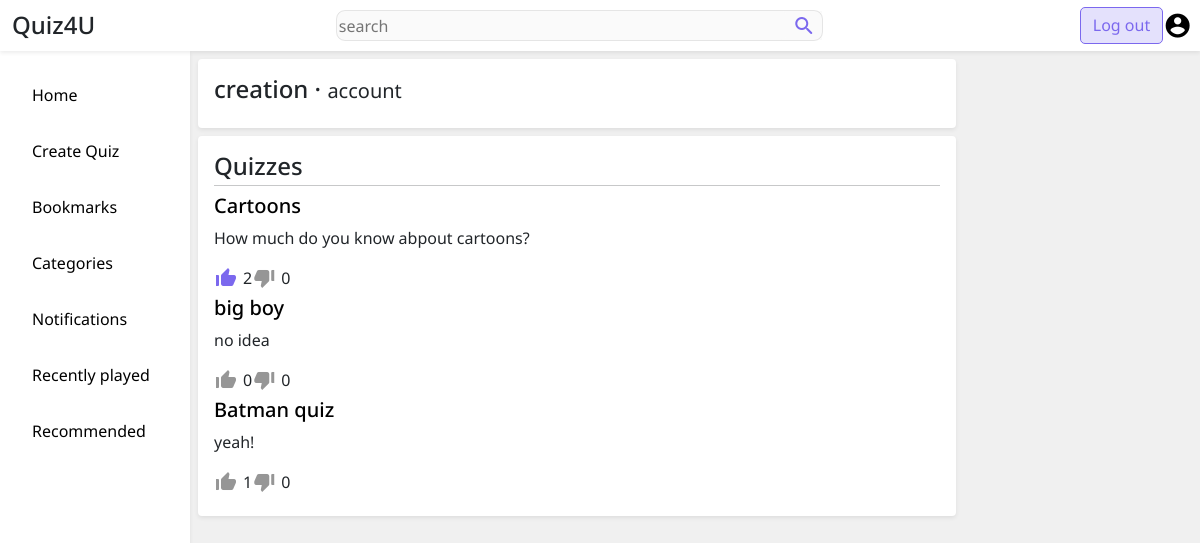
The page /profiles/creation/ (signed in) on the database its author committed.
### accounts/models.py (models this page shows, shortened)
class CustomUser(AbstractBaseUser, PermissionsMixin):
	email = models.EmailField(_('Email Address'), unique=True)
	username = models.CharField(_('Username'), unique=True, max_length=30, blank=True)
	is_staff = models.BooleanField(default=False)
	is_active = models.BooleanField(default=True)
	has_activated_account = models.BooleanField(default=False)
	following = models.ManyToManyField('accounts.CustomUser', related_name="followers")
	bookmarks = models.ManyToManyField(Quiz, related_name="bookmarked_by")
	drafts = models.ManyToManyField(Quiz, related_name="saved_as_draft_by")
	USERNAME_FIELD = 'email'
	objects = CustomUserManager()

### pages/models.py (models this page shows, shortened)
class Quiz(models.Model):
	author = models.ForeignKey('accounts.CustomUser', on_delete=models.CASCADE, related_name='quizzes')
	quiz_title = models.CharField(max_length=250)
	description = models.CharField(max_length=250, blank=True, default="")
	slug_id = models.CharField(max_length=10)
	is_a_draft = models.BooleanField(default=False)
	no_of_times_played = models.IntegerField(default=0)
	likes = models.ManyToManyField('accounts.CustomUser', blank=True, related_name="liked_posts")
	dislikes = models.ManyToManyField('accounts.CustomUser', blank=True, related_name="disliked_posts")

### accounts/views.py (the view)
# urls.py: path('profiles/<str:username>/', get_userprofile, name='userprofile'),
def get_userprofile(request, username):
	if request.method == 'GET':
		try:
			profile_owner = CustomUser.objects.get(username=username)
			if profile_owner == request.user:
				return render(request, 'profile.html', {"profile_owner": profile_owner, "user_owns_profile": True})
			else:
				return render(request, 'profile.html', {"profile_owner": profile_owner, "user_owns_profile": False})
		except CustomUser.DoesNotExist:
			raise Http404()
	else:
		raise Http404()

### templates/profile.html (shortened to what this page needs)
{% extends 'base.html' %}
{% load static %}
{% block head_tags %}
	<link rel="stylesheet" type="text/css" href="{% static 'css/base.css' %}">
	<link rel="stylesheet" type="text/css" href="{% static 'css/profile.css' %}">
{% endblock head_tags %}
{% block menu_content %}
	<a href="{% url 'home' %}" class="d-block p-3">Home</a>
	{% if user.has_activated_account %}
		<a href="{% url 'create_quiz' %}" class="d-block p-3">Create Quiz</a>
		<a href="{% url 'user_bookmarks' user.username %}" class="d-block p-3">Bookmarks</a>
	{% else %}
		<a href="" class="d-block p-3" data-toggle="modal" data-target="#popupMessage">Create Quiz</a>
		<a href="#" class="d-block p-3" data-toggle="modal" data-target="#popupMessage">Bookmarks</a>
	{% endif %}
	<a href="#" class="d-block p-3">Categories</a>
	<a href="#" class="d-block p-3">Notifications</a>
	<a href="#" class="d-block p-3">Recently played</a>
	<a href="#" class="d-block p-3">Recommended</a>
{% endblock menu_content %}
{% block maincontent %}
	<main id="main-section">
		<article class="bg-white p-3 rounded-1 shadow-sm mx-2 ml-lg-3 mb-2 mt-3">
			<h4>{{ profile_owner.username }} &middot; <small class="fs-5 fw-normal">account</small></h4>
		</article>
		<article class="bg-white p-3 rounded-1 shadow-sm mx-2 ml-lg-3 mb-2" id="quiz-container">
			<h4 class="mb-0">Quizzes</h4>
			<hr class="mt-1 mb-2">
			{% for quiz in profile_owner.quizzes.all %}
				{% if not quiz.is_a_draft %}
					<div>
						<h5 class='d-inline-block'><a href="{% url 'quiz' quiz.slug_id %}" class="quiz-link">{{ quiz.quiz_title }}</a></h5>
						<p>
							{{ quiz.description }}
						</p>
						<div class="d-inline-flex align-items-center">
							{% if quiz in user.liked_posts.all %}
								<button data-href="{% url 'like_quiz' quiz.slug_id %}" class='material-icons like-quiz-btn liked-quiz'>thumb_up_alt</button>
							{% else %}
								<button data-href="{% url 'like_quiz' quiz.slug_id %}" class='like-quiz-btn material-icons'>thumb_up_alt</button>
							{% endif %}
							<span class="like-count mr-3">{{ quiz.likes.count }}</span>
							{% if quiz in user.disliked_posts.all %}
								<button data-href="{% url 'dislike_quiz' quiz.slug_id %}" class='dislike-quiz-btn disliked-quiz material-icons'>thumb_down_alt</button>
							{% else %}
								<button data-href="{% url 'dislike_quiz' quiz.slug_id %}" class='dislike-quiz-btn material-icons'>thumb_down_alt</button>
							{% endif %}
							<span class="dislike-count">{{ quiz.dislikes.count }}</span>
						</div>
					</div>
				{% endif %}
			{% empty %}
				<h5>There is nothing here yet</h5>
			{% endfor %}
		</article>
	</main>
{% endblock maincontent %}

### static/css/base.css (style rules this page uses)
body { font-family: 'Noto Sans', 'Segoe UI', sans-serif; background-color: rgb(240, 240, 240); }
a { text-decoration: none; }
.material-icons-outlined, .material-icons-round, .material-icons { background-color: transparent; border: none; }
#menu a { color: black; }
.rounded-1 { border-radius: 3px; }

### static/css/profile.css (style rules this page uses)
#main-section { margin-top: 3.7rem; width: 100%; }
@media screen and (min-width: 992px) { #main-section { padding-left: calc(174px + 1rem); } }
@media screen and (min-width: 992px) { #main-section > * { width: 75%; min-width: 750px; } }
.quiz-link { color: black; }
.like-quiz-btn, .dislike-quiz-btn { display: inline-block; margin: 0 5px 0 0; padding: 0; color: rgb(150, 150, 150); }
.liked-quiz, .disliked-quiz, .bookmarked-quiz { color: rgb(123, 104, 238)!important; }

### rows shown on the page
CustomUser: username "creation"
Quiz: quiz_title "Cartoons", description "How much do you know abpout cartoons?", likes.count "2", dislikes.count "0"
Quiz: quiz_title "big boy", description "no idea", likes.count "0", dislikes.count "0"
Quiz: quiz_title "Batman quiz", description "yeah!", likes.count "1", dislikes.count "0"
